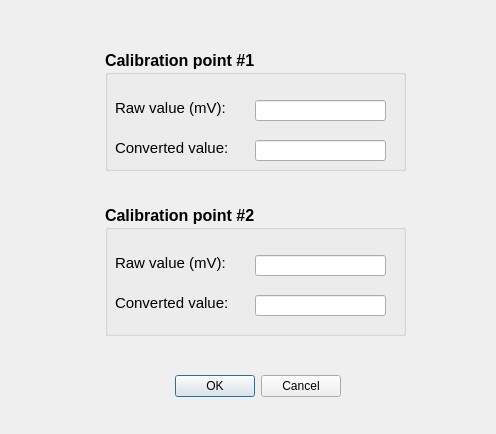
<?xml version="1.0" encoding="UTF-8"?>
<ui version="4.0">
 <class>edit_Calibration</class>
 <widget class="QDialog" name="edit_Calibration">
  <property name="geometry">
   <rect>
    <x>0</x>
    <y>0</y>
    <width>496</width>
    <height>434</height>
   </rect>
  </property>
  <property name="windowTitle">
   <string>Linear sensor reading calibration</string>
  </property>
  <widget class="QDialogButtonBox" name="buttonBox">
   <property name="geometry">
    <rect>
     <x>160</x>
     <y>370</y>
     <width>181</width>
     <height>32</height>
    </rect>
   </property>
   <property name="orientation">
    <enum>Qt::Horizontal</enum>
   </property>
   <property name="standardButtons">
    <set>QDialogButtonBox::Cancel|QDialogButtonBox::Ok</set>
   </property>
  </widget>
  <widget class="QGroupBox" name="gb_Point1">
   <property name="geometry">
    <rect>
     <x>105</x>
     <y>50</y>
     <width>301</width>
     <height>121</height>
    </rect>
   </property>
   <property name="font">
    <font>
     <pointsize>12</pointsize>
     <weight>75</weight>
     <bold>true</bold>
    </font>
   </property>
   <property name="title">
    <string>Calibration point #1</string>
   </property>
   <widget class="QLabel" name="l_P1_mV">
    <property name="geometry">
     <rect>
      <x>10</x>
      <y>50</y>
      <width>131</width>
      <height>16</height>
     </rect>
    </property>
    <property name="font">
     <font>
      <pointsize>11</pointsize>
      <weight>50</weight>
      <bold>false</bold>
     </font>
    </property>
    <property name="text">
     <string>Raw value (mV):</string>
    </property>
   </widget>
   <widget class="QLineEdit" name="tb_P1_mV">
    <property name="geometry">
     <rect>
      <x>150</x>
      <y>50</y>
      <width>131</width>
      <height>21</height>
     </rect>
    </property>
   </widget>
   <widget class="QLabel" name="l_P1_Convert_Unit">
    <property name="geometry">
     <rect>
      <x>10</x>
      <y>90</y>
      <width>131</width>
      <height>16</height>
     </rect>
    </property>
    <property name="font">
     <font>
      <pointsize>11</pointsize>
      <weight>50</weight>
      <bold>false</bold>
     </font>
    </property>
    <property name="text">
     <string>Converted value:</string>
    </property>
   </widget>
   <widget class="QLineEdit" name="tb_P1_Convert_Unit">
    <property name="geometry">
     <rect>
      <x>150</x>
      <y>90</y>
      <width>131</width>
      <height>21</height>
     </rect>
    </property>
   </widget>
  </widget>
  <widget class="QGroupBox" name="gb_Point2">
   <property name="geometry">
    <rect>
     <x>105</x>
     <y>205</y>
     <width>301</width>
     <height>131</height>
    </rect>
   </property>
   <property name="font">
    <font>
     <pointsize>12</pointsize>
     <weight>75</weight>
     <bold>true</bold>
    </font>
   </property>
   <property name="title">
    <string>Calibration point #2</string>
   </property>
   <widget class="QLabel" name="l_P2_mV">
    <property name="geometry">
     <rect>
      <x>10</x>
      <y>50</y>
      <width>131</width>
      <height>16</height>
     </rect>
    </property>
    <property name="font">
     <font>
      <pointsize>11</pointsize>
      <weight>50</weight>
      <bold>false</bold>
     </font>
    </property>
    <property name="text">
     <string>Raw value (mV):</string>
    </property>
   </widget>
   <widget class="QLineEdit" name="tb_P2_mV">
    <property name="geometry">
     <rect>
      <x>150</x>
      <y>50</y>
      <width>131</width>
      <height>21</height>
     </rect>
    </property>
   </widget>
   <widget class="QLabel" name="l_P2_Convert_Unit">
    <property name="geometry">
     <rect>
      <x>10</x>
      <y>90</y>
      <width>131</width>
      <height>16</height>
     </rect>
    </property>
    <property name="font">
     <font>
      <pointsize>11</pointsize>
      <weight>50</weight>
      <bold>false</bold>
     </font>
    </property>
    <property name="text">
     <string>Converted value:</string>
    </property>
   </widget>
   <widget class="QLineEdit" name="tb_P2_Convert_Unit">
    <property name="geometry">
     <rect>
      <x>150</x>
      <y>90</y>
      <width>131</width>
      <height>21</height>
     </rect>
    </property>
   </widget>
  </widget>
 </widget>
 <resources/>
 <connections>
  <connection>
   <sender>buttonBox</sender>
   <signal>accepted()</signal>
   <receiver>edit_Calibration</receiver>
   <slot>accept()</slot>
   <hints>
    <hint type="sourcelabel">
     <x>248</x>
     <y>254</y>
    </hint>
    <hint type="destinationlabel">
     <x>157</x>
     <y>274</y>
    </hint>
   </hints>
  </connection>
  <connection>
   <sender>buttonBox</sender>
   <signal>rejected()</signal>
   <receiver>edit_Calibration</receiver>
   <slot>reject()</slot>
   <hints>
    <hint type="sourcelabel">
     <x>316</x>
     <y>260</y>
    </hint>
    <hint type="destinationlabel">
     <x>286</x>
     <y>274</y>
    </hint>
   </hints>
  </connection>
 </connections>
</ui>
